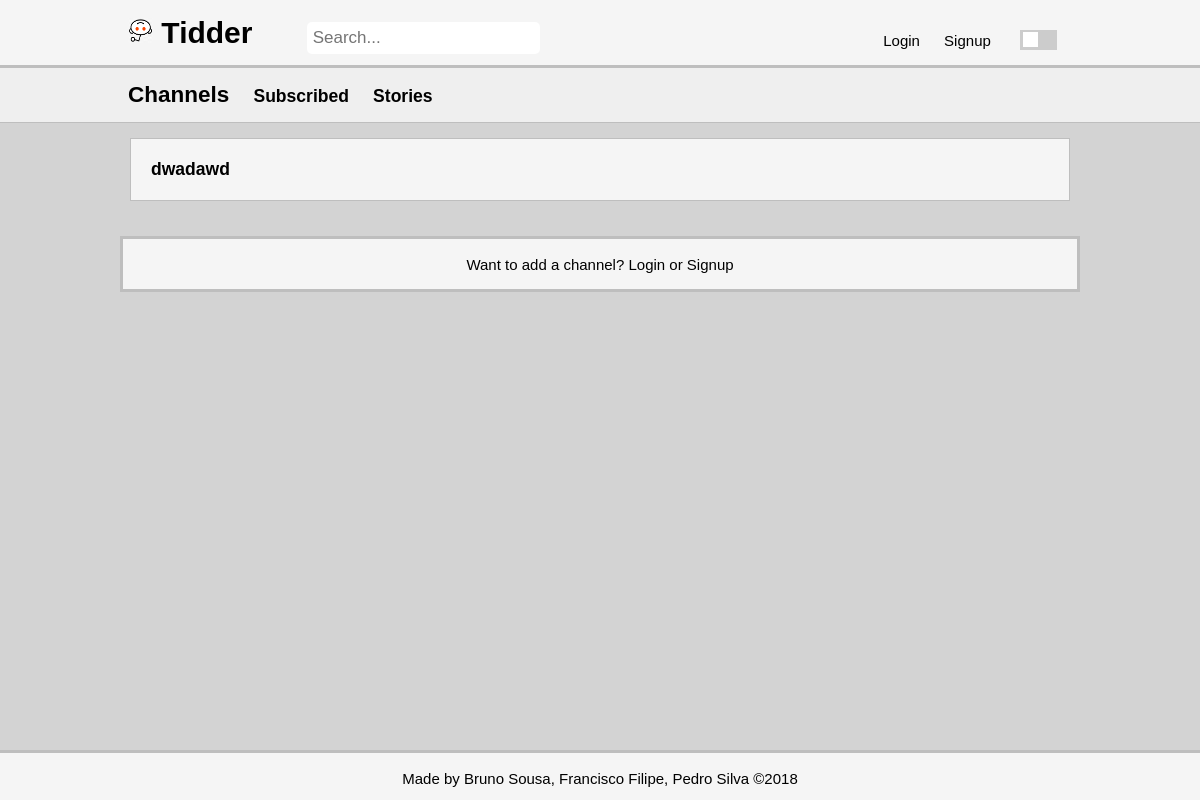
Page /pages/channels.php?error=name on the earlier database version.
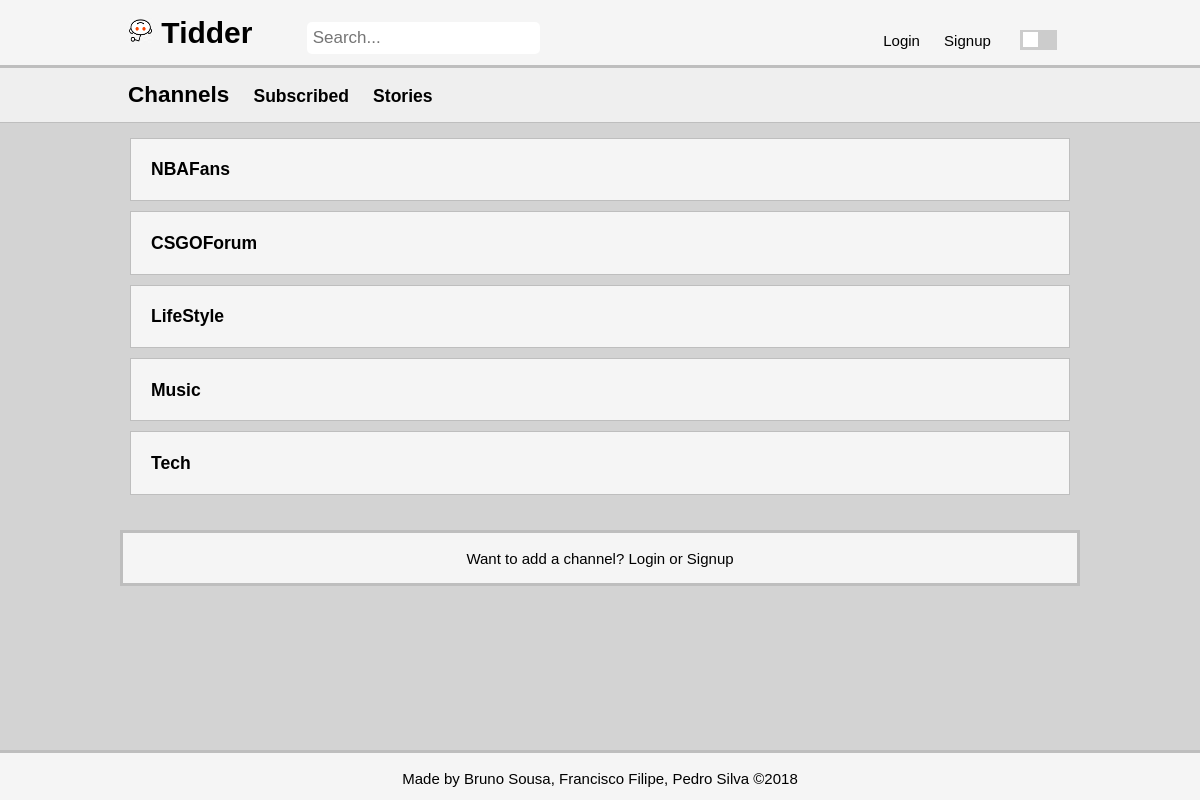
Same page on the later database version.
### tables this page shows
CREATE TABLE channel(
	channel_id INTEGER NOT NULL PRIMARY KEY AUTOINCREMENT,
	channel_name VARCHAR NOT NULL UNIQUE
);

### pages/channels.php (called while the page is built, shortened)
<?php
	include_once('../templates/tpl_common.php');
	include_once('../templates/tpl_channels.php');
	include_once('../database/db_channel.php');
	$channels = getAllChannels();
	$page = 'channels.php';
	draw_header(true);
	draw_channels($channels);
	draw_footer();
?>

### database/db_channel.php (called while the page is built, shortened)
<?php
	function getAllChannels() {
		$db = Database::instance()->db();
		$stmt = $db->prepare('SELECT * FROM channel');
		$stmt->execute();
		return $stmt->fetchAll();
	}
?>

### templates/tpl_channels.php (the view, shortened to what this page needs)
<?php
	function draw_channels($channels){
		global $page;
		?>
		<section id="stories" class = "secondary">
			<header class = "secondary-header">
				<div class = "container">
					<h2>Channels</h2>
					<h3><a href="stories.php?subscribed=true">Subscribed</a></h3>
					<h3><a href="stories.php">Stories</a></h3>
				</div>
			</header>
			<div class = "container">
				<ol>
				<?php
					foreach($channels as $channel)
						draw_channel($channel);
				?>
				</ol>
			</div>
		<?php if((isset($_SESSION['user_id']))) { ?>
			<footer class = "secondary-footer">
				<div class = "container addChannel">
					<p>Want to add a channel?</p>
					<form method="post" action="../actions/action_add_channel.php">
						<input type="text" name="name" placeholder="Channel Name" required>
						<input type="submit" value="Add Channel">
					</form>
					<?php if(isset($_GET['error'])){
						if($_GET['error'] == 'lenght'){?>
						<h3>Channel name too long!</h3>
					<?php } else if($_GET['error'] == 'name') { ?>
						<h3>Channel name can only contain letters and numbers!</h3>
					<?php } } ?>
				</div>
			</footer>
		<?php } else { ?>
			<footer class = "secondary-footer">
				<div class = "container">
					<p>Want to add a channel? <a href='../pages/login.php?redirect=<?=urlencode($page)?>'>Login</a> or <a href='../pages/signup.php?redirect=<?=urlencode($page)?>'>Signup</a></p>
				</div>
			</footer>
		<?php }
	}
	function draw_channel($channel){ ?>
		<li>
			<div class="channel">
			<h3><a href="stories.php?channel=<?=$channel['channel_name']?>"><?=htmlentities($channel['channel_name'])?></a></h3>
			</div>
		</li>
	<?php }
		global $channel_name;?>

### templates/tpl_common.php (shortened to what this page needs)
<?php
function draw_header($isnt_login_signup) {
	global $page;
?>
<!DOCTYPE html>
<html lang="en-US">
<head>
	<link rel="stylesheet" href="https://use.fontawesome.com/releases/v5.5.0/css/all.css">
	<link rel="stylesheet" type="text/css" href="../css/style.css">
	<link rel="stylesheet" type="text/css" href="../css/responsive.css">
</head>
<body class = "light">
	<div class = "wrapper">
	<header>
		<div class = "container" id="header_container">
			<h1>
				<a href="../index.php" class = "dont-underline">
					<img src="../pictures/default.jpg" alt="icon" width = "25" height = "25"> Tidder
				</a>
			</h1>
			<div class = "form-container">
				<form method="get" action="../actions/action_search.php">
					<input type="text" name="search" placeholder="Search..." required>
				</form>
			</div>
			<nav>
				<ul>
			<?php if(!isset($_SESSION['user_id'])) {
				if($isnt_login_signup) { ?>
					<li><a href='../pages/login.php?redirect=<?=urlencode($page)?>'>Login</a></li>
					<li><a href='../pages/signup.php?redirect=<?=urlencode($page)?>'>Signup</a></li>
			<?php }
			} ?>
					<li>
						<label class = "switch">
							<span class = "slider round"></span>
						</label>
					</li>
				</ul>
			</nav>
		</div>
	</header>
<?php
}
function draw_footer() {?>
		</div>
		<footer>
			<p>
				Made by <a href="https://github.com/Rekicho">Bruno Sousa</a>,
				<a href="https://github.com/CiscoFrisco">Francisco Filipe</a>,
				<a href="https://github.com/PedroMiguelSilva">Pedro Silva</a> &copy;2018
			</p>
		</footer>
	</body>
</html>
<?php } ?>

### css/style.css (style rules this page uses)
html, body { height: 100%; margin: 0; }
body { background-color: var(--main-bg); font: 15px/1.5 Arial, Helvetica, sans-serif; padding: 0; position: relative; }
.container .form-container input[type=text] { padding: 6px; border: none; margin-left: 20px; font-size: 17px; border-radius: 5px; }
.wrapper { min-height: 100%; margin-bottom: -50px; }
.wrapper:after { content: ""; display: block; height: 50px; }
h2, h3, h5,p { color: var(--main-font-color); }
.container { width: 80%; margin: 0px auto; overflow: hidden; min-height: 100%; position: relative; }
footer { background-color: var(--writing-bg); border-top: var(--border-color) 3px solid; height:50px; text-align: center; color: var(--main-font-color); }
a { color: var(--main-font-color); text-decoration: none; }
nav a { padding: 5px; }
ol { list-style-type: none; padding: 0; }
.switch { margin: 10px; position: relative; display: inline-block; width: 37px; height: 20px; }
.slider { position: absolute; cursor: pointer; top: 0; left: 0; right: 0; bottom: 0; background-color: #ccc; -webkit-transition: .4s; transition: .4s; height: 20px; }
.slider:before { position: absolute; content: ""; height: 15px; width: 15px; left: 3px; bottom: 3px; background-color: white; -webkit-transition: .4s; transition: .4s; }
header li { display: inline; padding: 0 5px; }
header ul { padding: 0; margin: 0; }
header h1 { display: inline-block; margin: 0; }
header nav { display: inline-block; margin-top: 10px; position: absolute; right: 0; }
header { background-color: var(--writing-bg); color: var(--main-font-color); padding: 10px; border-bottom: var(--border-color) 3px solid; }
.secondary-header { background-color: var(--secondary-writing-bg); border-bottom: var(--border-color) 1px solid; }
.form-container { display: inline-block; padding: 0; margin: 0; width: 200px; padding-left: 30px; }
.secondary-header h3, .secondary-header h2 { display: inline-block; padding-right: 20px; margin: 0; }
.channel { background-color: var(--writing-bg); margin: 10px; padding-left: 20px; border: 1px solid var(--border-color); }
.channel * { display: inline-block; }
.secondary-footer { margin: 20px 10%; border: var(--border-color) 3px solid; }
.wrapper header form:nth-child(1) { width: 230px; }

### css/color.css (style rules this page uses)
:root { --grey-shade-0: #f9f9f9; --grey-shade-1: #f5f5f5; --grey-shade-1-5: #efefef; --grey-shade-2: #d3d3d3; --grey-shade-3: #bebebe; --grey-shade-4: #a9a9a9; --grey-shade-5: #808080; --grey-shade-6: #505050; --grey-shade-7: #303030; --grey-shade-7-5: #a79e9e; --grey-shade-8: #3b3737; --grey-shade-9: #928d88; --grey-shade-10: #bebebe; }
body.light { --main-bg: var(--grey-shade-2); --hover-bg: var(--grey-shade-2); --writing-bg: var(--grey-shade-1); --secondary-writing-bg: var(--grey-shade-1-5); --border-color: var(--grey-shade-3); --main-font-color: black; --secondary-font-color: var(--grey-shade-5); --icon-color: var(--grey-shade-4); --button-color: var(--grey-shade-3); --button-color-hover: var(--grey-shade-5); }

Differences in the rows shown:
changed channel: channel_name "dwadawd" → "NBAFans"
added channel: channel_name "CSGOForum"
added channel: channel_name "LifeStyle"
added channel: channel_name "Music"
added channel: channel_name "Tech"
